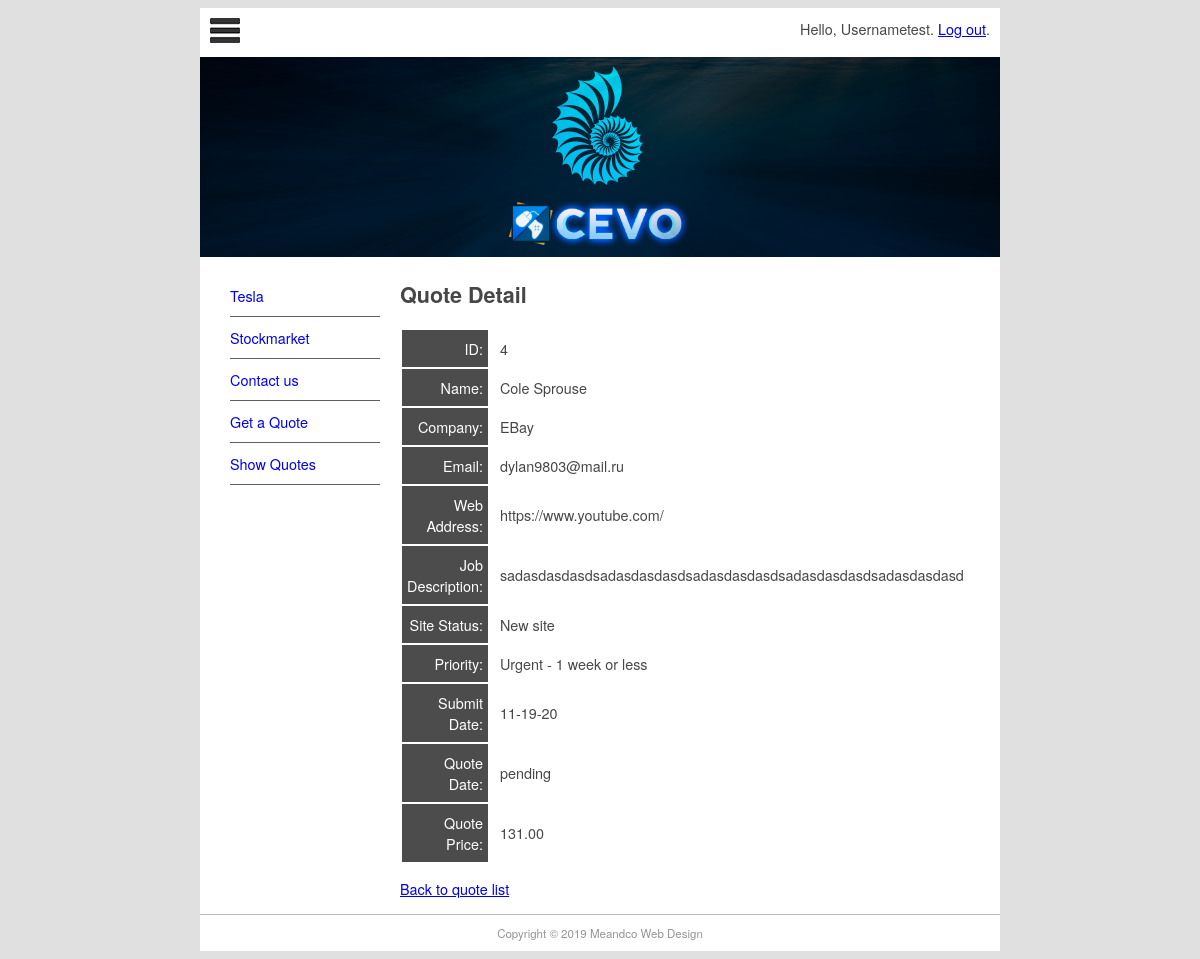
Screenshot of /quote/show/4 (signed in) with the database file from the repository.
### pages/models.py (models this page shows, shortened)
class Pages(models.Model):
	title = models.CharField(max_length=50)
	link = models.CharField(unique=True, max_length=50)
	body = models.TextField('Page content', blank=True)
	update_date = models.DateTimeField('Last Updated', blank=True)

### quotes/models.py (models this page shows, shortened)
class Quote(models.Model):
	name = models.CharField(max_length=100)
	position = models.CharField(max_length=60, blank=True)
	company = models.CharField(max_length=60, blank=True)
	address = models.CharField(max_length=200, blank=True)
	phone = models.CharField(max_length=30, blank=True)
	email = models.EmailField()
	web = models.URLField(blank=True)
	description = models.TextField()
	sitestatus = models.CharField(max_length=20, choices=STATUS_CHOICES)
	priority = models.CharField(max_length=40, choices=PRIORITY_CHOICES)
	jobfile = models.FileField(upload_to='uploads/', blank=True)
	submitted = models.DateField(auto_now_add=True)
	quotedate = models.DateField(blank=True, null=True)
	quoteprice = models.DecimalField(decimal_places=2,
		max_digits=7, blank=True, default=0)
	username = models.ForeignKey(User, blank=True,
		null=True, on_delete=models.CASCADE)

### quotes/views.py (the view)
# urls.py: path('show/<int:pk>', QuoteDetail.as_view(), name='quote_detail'),
class QuoteDetail(LoginRequiredMixin, DetailView):
	login_url = reverse_lazy('login')
	context_object_name = 'quote'
	def get_queryset(self):
		return Quote.objects.filter(username=self.request.user)
	def get_context_data(self, **kwargs):
		context = super(QuoteDetail, self).get_context_data(**kwargs)
		context['page_list'] = Pages.objects.all()
		return context

### quotes/templates/quotes/quote_detail.html (shortened to what this page needs)
{% extends "quotes/quote.html" %}
{% block sidenav %}
{% for list in page_list %}
<li><a href="{{ list.link }}">{{ list.title }}</a></li>
{% endfor%}
{% endblock sidenav %}
{% block content %}
<h1>Quote Detail</h1>
<table class="quote">
    <tr><td>ID:</td><td>{{ quote.id }}</td></tr>
    <tr><td>Name:</td><td>{{ quote.name }}</td></tr>
    <tr><td>Company:</td><td>{{ quote.company }}</td></tr>
    <tr><td>Email:</td><td>{{ quote.email }}</td></tr>
    <tr><td>Web Address:</td><td>{{ quote.web }}</td></tr>
    <tr><td>Job Description:</td><td>{{ quote.description }}</td></tr>
    <tr><td>Site Status:</td><td>{{ quote.get_sitestatus_display }}</td></tr>
    <tr><td>Priority:</td><td>{{ quote.get_priority_display }}</td></tr>
    <tr><td>Submit Date:</td><td>{{ quote.submitted|date:"m-d-y" }}</td></tr>
    <tr><td>Quote Date:</td><td>{{ quote.quotedate|date:"m-d-y"|default:"pending" }}</td></tr>
    <tr><td>Quote Price:</td><td>{{ quote.quoteprice|default:"--" }}</td></tr>
</table>
<p><a href="../show">Back to quote list</a></p>
{% endblock content %}

### pages_project/templates/base.html (shortened to what this page needs)
{% load static %}
<!doctype html>
<html>
<head>
<link href="{% static 'main.css' %}" rel="stylesheet" type="text/css">
</head>
<body>
<div id="wrapper">
  <header id="header">
    <div id="logo"><img src="{% static 'logo.jpg' %}" alt=""/>
    <span style="float: right;">
        {% if user.is_authenticated %}
          Hello, {{ user.username }}. <a href="{% url 'logout' %}?next=/">Log out</a>.
        {% else %}
          Not logged in. <a href="{% url 'login' %}?next=/">Log in</a>.
        {% endif %}
    </span>
    </div>
    <div id="topbanner"><img src="{% static 'banner.png' %}" width="800" height="200" alt=""/></div>
  </header>
  <aside id="leftsidebar">
    <nav id="nav">
    <ul>
      {% block sidenav %}{% endblock sidenav %}
      <li><a href="/contact">Contact us</a></li>
      <li><a href="/quote/">Get a Quote</a></li>
      <li><a href="/quote/show">Show Quotes</a></li>
    </ul>
    </nav>
  </aside>
  <section id="main">
    {% block content %}{% endblock content %}
  </section>
  <footer id="footer">Copyright &copy; 2019 Meandco Web Design</footer>
</div>
</body>
</html>

### pages_project/static/main.css (style rules this page uses)
#header { border-style: none; width: 800px; height: auto; }
#wrapper { margin-top: 0px; margin-left: auto; margin-right: auto; background-color: #FFFFFF; width: 800px; }
body { background-color: #E0E0E0; font-family: Gotham, "Helvetica Neue", Helvetica, Arial, sans-serif; font-size: 0.9em; text-align: justify; color: #474747; }
#footer { text-align: center; font-size: 0.8em; margin-top: 5px; padding-top: 10px; padding-bottom: 10px; background-color: #FFFFFF; border-top: thin solid #BBBBBB; clear: both; color: #969696; }
#nav li { padding-top: 10px; padding-bottom: 10px; font-size: 1em; list-style-type: none; border-bottom: thin solid #5F5F5F; color: #4C4C4C; left: 0px; list-style-position: inside; margin-left: -10px; }
#nav li a { text-decoration: none; }
#leftsidebar { width: 180px; height: 350px; float: left; }
#main { width: 560px; float: left; margin-left: 20px; margin-right: 10px; padding-right: 10px; }
#logo { padding: 10px; }
.quote td:first-child { background-color: #4c4c4c; color: white; text-align: right; padding: 8px 5px; border: none; }
.quote td { padding: 5px 10px; }

### rows the page displays
Pages: title "Tesla"
Pages: title "Stockmarket"
Quote: id "4", name "Cole Sprouse", company "EBay", email "dylan9803@mail.ru", web "https://www.youtube.com/", description "sadasdasdasdsadasdasdasdsadasdasdasdsadasdasdasdsadasdasdasd", sitestatus "New site", priority "Urgent - 1 week or less", submitted "11-19-20", quotedate "pending", quoteprice "131.00"

### other values shown
{{ user.username }} "Usernametest"
